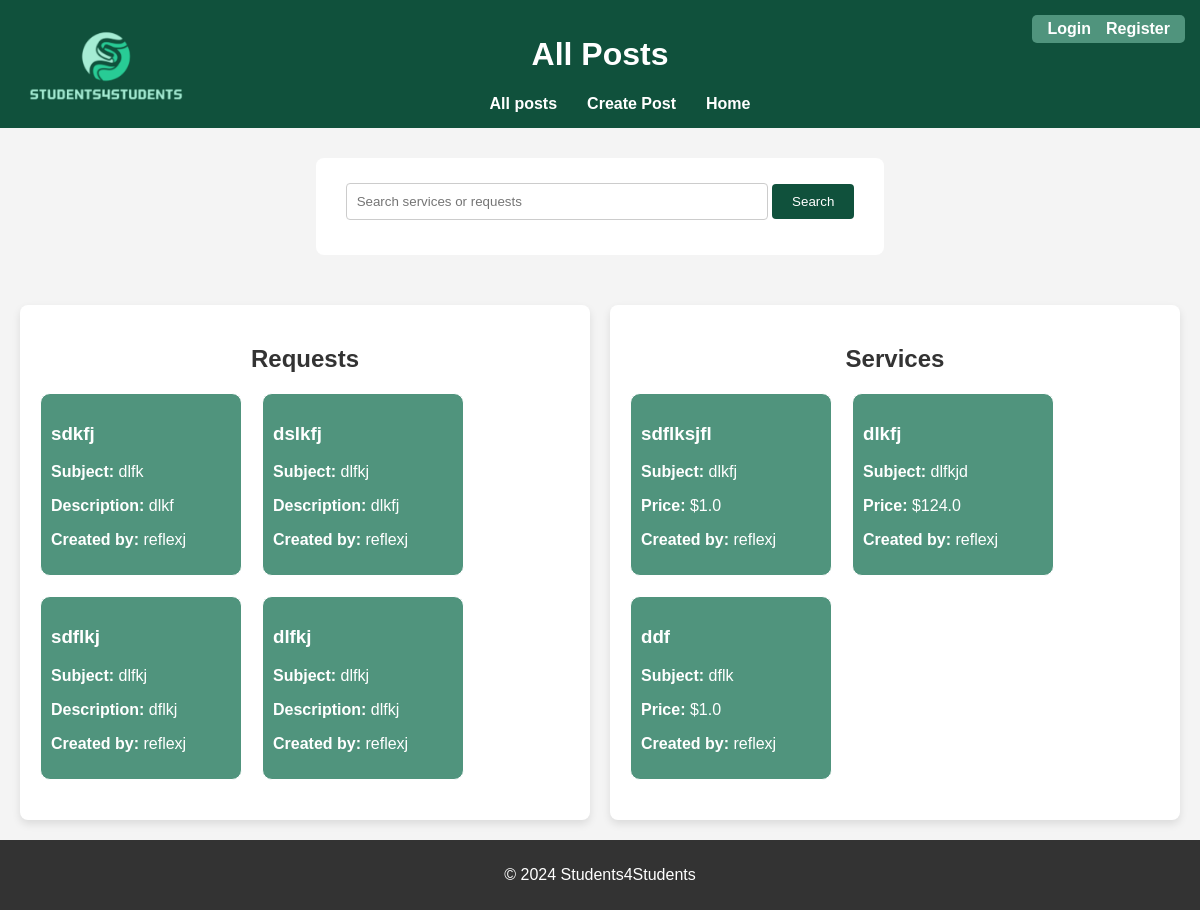
The app's page /allposts, older data.
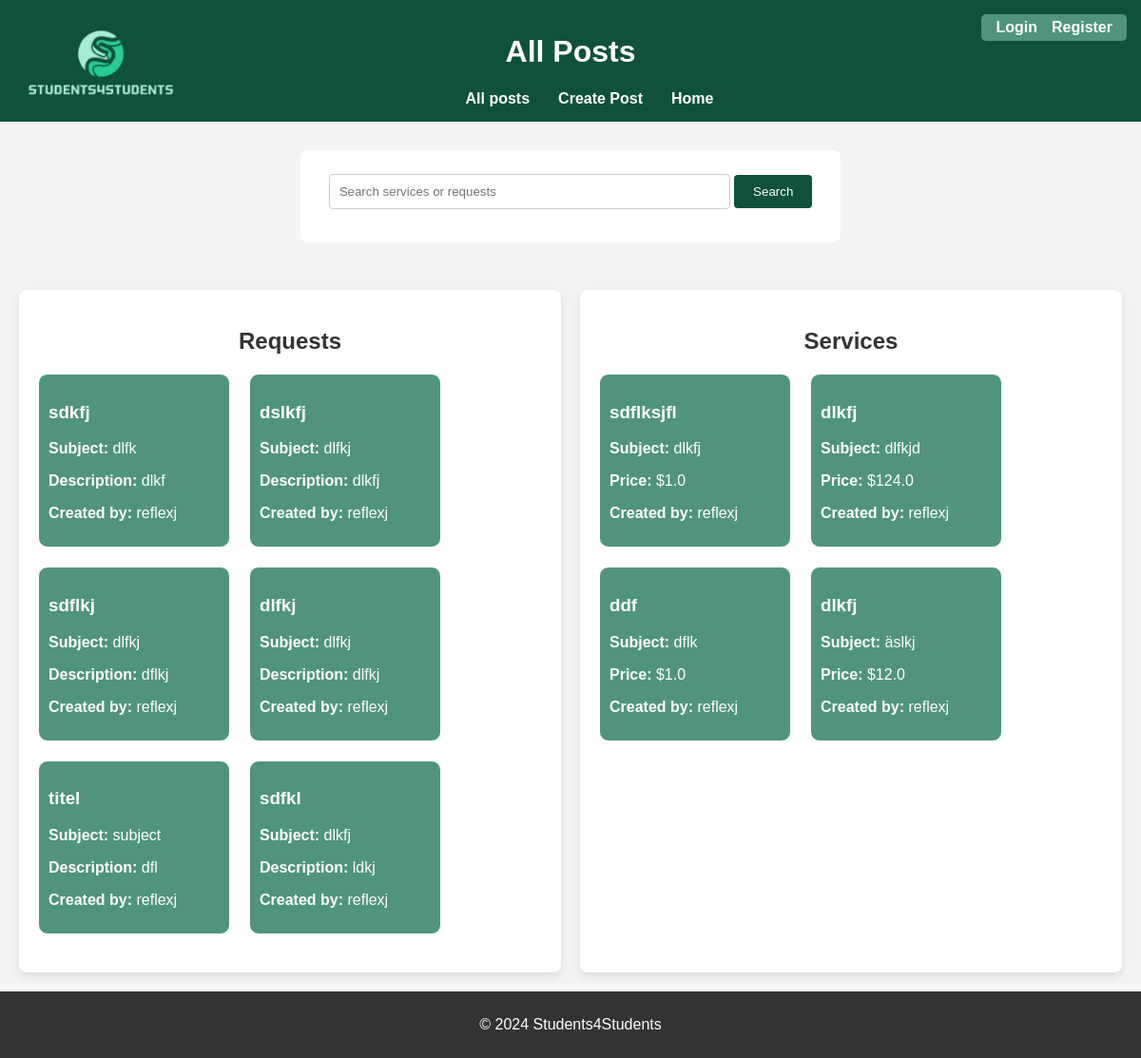
The same page, newer data.
### app.py (models this page shows, shortened)
class RequestPost(db.Model):
    id = db.Column(db.Integer, primary_key=True)
    title = db.Column(db.String(100), nullable=False)
    description = db.Column(db.String(200), nullable=False)
    subject = db.Column(db.String(100), nullable=False)
    price = db.Column(db.String(100), nullable=False)
    additional_information = db.Column(db.String(200), nullable=True)
    contact =db.Column(db.String(100), nullable = False)
    user_id = db.Column(db.Integer, db.ForeignKey('user.id'), nullable=False)
    user = db.relationship('User', backref=db.backref('requests', lazy=True))

class User(db.Model, UserMixin):
    id = db.Column(db.Integer, primary_key=True)
    username = db.Column(db.String(150), unique=True, nullable=False)
    email = db.Column(db.String(150), unique=True, nullable=False)
    password = db.Column(db.String(150), nullable=False)
    posts = db.relationship('ServicePost', backref='user', lazy=True)

class ServicePost(db.Model):
    id = db.Column(db.Integer, primary_key=True)
    title = db.Column(db.String(100), nullable=False)
    description = db.Column(db.String(200), nullable=False)
    price = db.Column(db.Float, nullable=False)
    subject = db.Column(db.String(100), nullable=False)
    university = db.Column(db.String(100), nullable=False)
    semester = db.Column(db.String(50), nullable=False)
    contact =db.Column(db.String(100), nullable = False)
    additional_info =db.Column(db.String(200), nullable = True)
    user_id = db.Column(db.Integer, db.ForeignKey('user.id'), nullable=False)

### app.py (the view)
@app.route('/allposts')
def allposts():
    posts = ServicePost.query.join(User).add_columns(User.username).all()
    requests = RequestPost.query.join(User).add_columns(User.username).all()
    return render_template('allposts.html', requests =requests, posts = posts)

### templates/allposts.html (shortened to what this page needs)
<!DOCTYPE html>
<html lang="en">
<head>
    <link rel="stylesheet" href="{{ url_for('static', filename='style_allposts.css') }}">
</head>
<body>
    <header>
        <a href="/">
            <img src="{{ url_for('static', filename='images/logo.png') }}" alt="Website Logo" id="logo">
        </a>
        <h1>All Posts</h1>
        <nav>
            <ul>
                <li><a href="/allposts">All posts</a></li>
                <li><a href="/createpost">Create Post</a></li>
                <li><a href="/">Home</a></li>
            </ul>
        </nav>
        <section class="auth-links">
            {% if current_user.is_authenticated %}
                <a href="/profile">Your Profile</a>
                <a href="{{ url_for('logout') }}">Logout</a>
            {% else %}
                <a href="{{ url_for('login') }}">Login</a>
                <a href="{{ url_for('register') }}">Register</a>
            {% endif %}
        </section>
    </header>
    <form id="searchbar" action="{{ url_for('search_results') }}" method="get">
        <input type="text" name="query" placeholder="Search services or requests" required>
        <button type="submit">Search</button>
    </form>
    <main>
        <div id="all_requests">
            <h2>Requests</h2>
            {% if requests %}
            <div class="post-container">
                {% for request, username in requests %}
                <ul class="post-list">
                    <li>
                        <a id="link" href="{{ url_for('request_detail', request_id=request.id) }}">
                            <h3>{{ request.title }}</h3>
                            <p><strong>Subject:</strong> {{ request.subject }}</p>
                            <p><strong>Description:</strong> {{ request.description }}</p>
                            <p><strong>Created by:</strong> {{ username }}</p>
                        </a>
                    </li>
                </ul>
                {% endfor %}
            </div>
            {% else %}
            <p id="no">No requests available.</p>
            {% endif %}
        </div>
        <div id="all_services">
            <h2>Services</h2>
            {% if posts %}
            <div class="post-container">
                {% for post, username in posts %}
                <ul class="post-list">
                    <li>
                        <a id="link" href="{{ url_for('service_detail', service_id=post.id) }}">
                            <h3>{{ post.title }}</h3>
                            <p><strong>Subject:</strong> {{ post.subject }}</p>
                            <p><strong>Price:</strong> ${{ post.price }}</p>
                            <p><strong>Created by:</strong> {{ username }}</p>
                        </a>
                    </li>
                </ul>
                {% endfor %}
            </div>
            {% else %}
            <p id="no">No services available.</p>
            {% endif %}
        </div>
    </main>
    <footer>
        <p>&copy; 2024 Students4Students</p>
    </footer>
</body>
</html>

### static/style_allposts.css (style rules this page uses)
body { font-family: Arial, sans-serif; background-color: #f4f4f4; margin: 0; padding: 0; display: flex; flex-direction: column; min-height: 100vh; }
header { background-color: #10513c; color: white; text-align: center; padding: 15px; position: relative; }
nav { display: flex; justify-content: center; align-items: center; width: 100%; }
nav ul { list-style-type: none; display: flex; gap: 30px; margin: 0; justify-content: center; align-items: center; text-align: center; }
nav ul li { margin: 0; }
nav ul li a { text-decoration: none; color: #fff; font-weight: bold; text-align: center; }
.auth-links { display: flex; gap: 15px; background-color: #50947d; padding: 5px 15px; border-radius: 5px; margin-left: auto; position: absolute; right: 15px; top: 15px; }
.auth-links a { color: white; text-decoration: none; font-weight: bold; display: inline-block; transition: transform 0.3s ease; }
form { max-width: 600px; margin: 30px auto; padding: 20px; background-color: #fff; border-radius: 8px; }
form input { width: 100%; padding: 10px; margin-bottom: 10px; border: 1px solid #ccc; border-radius: 4px; }
form button { max-width: 600px; padding: 10px 20px; background-color: #10513c; color: white; border: none; border-radius: 4px; cursor: pointer; }
#searchbar { background-color: #fff; max-width: 600px; padding: 25px 30px; }
#searchbar input { width: 400px; }
main { flex: 1; display: flex; justify-content: space-between; padding: 20px; gap: 20px; }
.post-container { display: flex; flex-direction: row; flex-wrap: wrap; gap: 20px; margin: 20px 0; }
.post-list { list-style-type: none; margin: 0; padding: 0; width: 180px; background-color: #50947d; border: 1px solid #fff; border-radius: 10px; padding: 10px; }
.post-list li { color: #fff; }
h2 { text-align: center; color:#333; }
#all_services, #all_requests { width: 50%; background-color: #fff; padding: 20px; border-radius: 8px; box-shadow: 0 4px 8px rgba(0, 0, 0, 0.1); box-sizing: border-box; }
header img { max-height: 80px; object-fit: contain; position: absolute; top: 25px; left: 25px; }
footer { text-align: center; padding: 10px; background-color: #333; color: white; }
#link { text-decoration: none; color: #fff; display: inline-block; transition: transform 0.3s ease; }

Row changes from the older to the newer data that the page shows:
added RequestPost: title "titel", subject "subject", description "dfl", username "reflexj"
added RequestPost: title "sdfkl", subject "dlkfj", description "ldkj", username "reflexj"
added ServicePost: title "dlkfj", subject "äslkj", price "12.0", username "reflexj"
